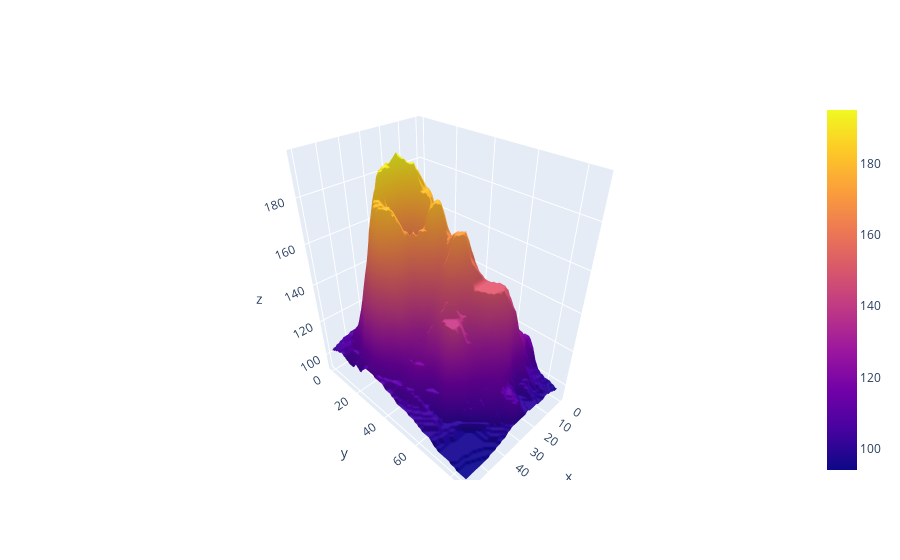

The cell this chart's notebook holds for it:
### Code cell
fig = go.Figure(data=[go.Surface(z=data)])
fig.show()

### Figure 1 — Plotly figure (JSON) as saved in the notebook; plotly's stock layout.template omitted (floating-point values rounded to 4 significant figures; data arrays with more than 128 entries replaced by an {"elided": "..."} marker saying what was removed)
{"data": [{"type": "surface", "z": {"elided": "87x61 int values"}}], "layout": {}}
